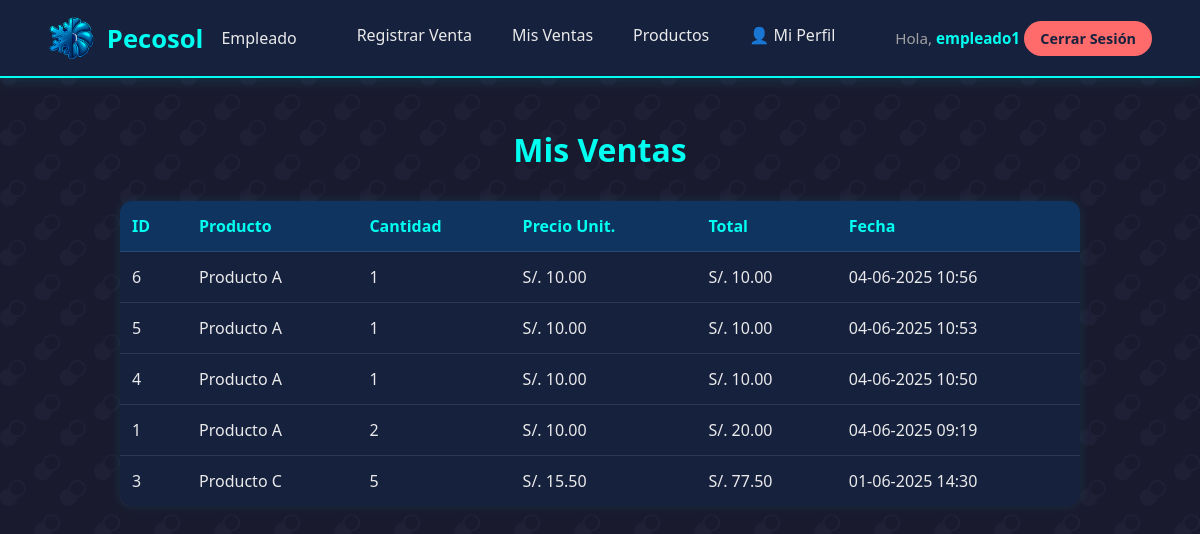
Screenshot of /index.php?controller=employee&action=listSalesEmployee (signed in) with the database file from the repository.
### tables this page shows
CREATE TABLE `sales` (
  `id` int(11) NOT NULL,
  `user_id` int(11) NOT NULL,
  `product_id` int(11) NOT NULL,
  `quantity` int(11) NOT NULL,
  `unit_price` decimal(10,2) NOT NULL,
  `total_price` decimal(12,2) NOT NULL,
  `description` varchar(255) DEFAULT NULL,
  `sale_date` datetime NOT NULL DEFAULT current_timestamp(),
  `created_at` datetime DEFAULT current_timestamp(),
  `updated_at` datetime DEFAULT NULL ON UPDATE current_timestamp()
);

CREATE TABLE `products` (
  `id` int(11) NOT NULL,
  `name` varchar(100) NOT NULL,
  `description` text DEFAULT NULL,
  `price` decimal(10,2) NOT NULL,
  `stock` int(11) NOT NULL DEFAULT 0,
  `created_at` datetime DEFAULT current_timestamp(),
  `updated_at` datetime DEFAULT NULL ON UPDATE current_timestamp()
);

### controllers/EmployeeController.php (called while the page is built, shortened)
<?php
class EmployeeController {
    private $saleModel;
    public function __construct() {
        require_once __DIR__ . '/../models/Sale.php';
        $this->saleModel    = new Sale();
    }
    public function listSalesEmployee() {
        $userId = $_SESSION['user_id'];
        $ventas = $this->saleModel->getAllSalesByUser($userId);
        require_once __DIR__ . '/../views/employee/ventas/list_sales.php';
    }
}

### config/database.php (called while the page is built)
<?php
class Database {
    private static $host     = "localhost";
    private static $db_name  = "pecosol_db";
    private static $username = "root";
    private static $password = "";
    public static  $conn;
    public static function connect() {
        self::$conn = null;
        try {
            self::$conn = new PDO(
                "mysql:host=" . self::$host . ";dbname=" . self::$db_name,
                self::$username,
                self::$password,
                array(PDO::MYSQL_ATTR_INIT_COMMAND => "SET NAMES utf8mb4")
            );
            self::$conn->setAttribute(PDO::ATTR_ERRMODE, PDO::ERRMODE_EXCEPTION);
        } catch(PDOException $exception) {
            echo "Error de conexión a la base de datos: " . $exception->getMessage();
            exit;
        }
        return self::$conn;
    }
}

### models/Sale.php (called while the page is built, shortened)
<?php
require_once __DIR__ . '/../config/database.php';
class Sale {
    private $conn;
    private $table = 'sales';
    public function __construct() {
        $this->conn = Database::connect();
    }
    public function getAllSalesByUser(int $userId): array {
        $sql = "
            SELECT
              s.id,
              s.product_id,
              p.name         AS product_name,
              s.quantity,
              s.unit_price,
              s.total_price,
              s.sale_date
            FROM {$this->table} AS s
            JOIN products AS p ON s.product_id = p.id
            WHERE s.user_id = :user_id
            ORDER BY s.sale_date DESC
        ";
        $stmt = $this->conn->prepare($sql);
        $stmt->bindParam(':user_id', $userId, PDO::PARAM_INT);
        $stmt->execute();
        return $stmt->fetchAll(PDO::FETCH_OBJ);
    }
}

### views/employee/ventas/list_sales.php (the view, shortened to what this page needs)
<!DOCTYPE html>
<html lang="es">
<head>
  <link rel="stylesheet" href="<?php echo BASE_URL; ?>assets/css/style.css">
</head>
<body>
  <?php include __DIR__ . '/../partials/header.php'; ?>
  <div class="container">
    <h1>Mis Ventas</h1>
    <?php if (!empty($ventas)): ?>
      <table>
        <thead>
          <tr>
            <th>ID</th>
            <th>Producto</th>
            <th>Cantidad</th>
            <th>Precio Unit.</th>
            <th>Total</th>
            <th>Fecha</th>
          </tr>
        </thead>
        <tbody>
          <?php foreach ($ventas as $venta): ?>
            <tr>
              <td><?php echo $venta->id; ?></td>
              <td><?php echo htmlspecialchars($venta->product_name); ?></td>
              <td><?php echo $venta->quantity; ?></td>
              <td>S/. <?php echo number_format($venta->unit_price, 2, '.', ','); ?></td>
              <td>S/. <?php echo number_format($venta->total_price, 2, '.', ','); ?></td>
              <td><?php echo date('d-m-Y H:i', strtotime($venta->sale_date)); ?></td>
            </tr>
          <?php endforeach; ?>
        </tbody>
      </table>
    <?php else: ?>
      <div class="no-data">
        <p>No has registrado ninguna venta aún.</p>
      </div>
    <?php endif; ?>
  </div>
</body>
</html>

### assets/css/style.css (style rules this page uses)
* { margin: 0; padding: 0; box-sizing: border-box; }
body { background-color: #1a1a2e; font-family: 'Segoe UI', Tahoma, Geneva, Verdana, sans-serif; color: #eaeaea; background-image: url('<?php echo BASE_URL; ?>assets/img/overlapping-circles.svg'); background-repeat: repeat; background-size: 60px; background-attachment: fixed; }

### views/employee/partials/header.php (style rules this page uses)
:root { --bg: #16213e; --accent: #00fff0; --light: #eaeaea; --muted: #a0a0a0; --danger: #ff6b6b; }

### rows the page displays
sales: id "6", product.name "Producto A", quantity "1", unit_price "10.00", total_price "10.00", sale_date "04-06-2025 10:56"
sales: id "5", product.name "Producto A", quantity "1", unit_price "10.00", total_price "10.00", sale_date "04-06-2025 10:53"
sales: id "4", product.name "Producto A", quantity "1", unit_price "10.00", total_price "10.00", sale_date "04-06-2025 10:50"
sales: id "1", product.name "Producto A", quantity "2", unit_price "10.00", total_price "20.00", sale_date "04-06-2025 09:19"
sales: id "3", product.name "Producto C", quantity "5", unit_price "15.50", total_price "77.50", sale_date "01-06-2025 14:30"

### other values shown
$username "empleado1"
